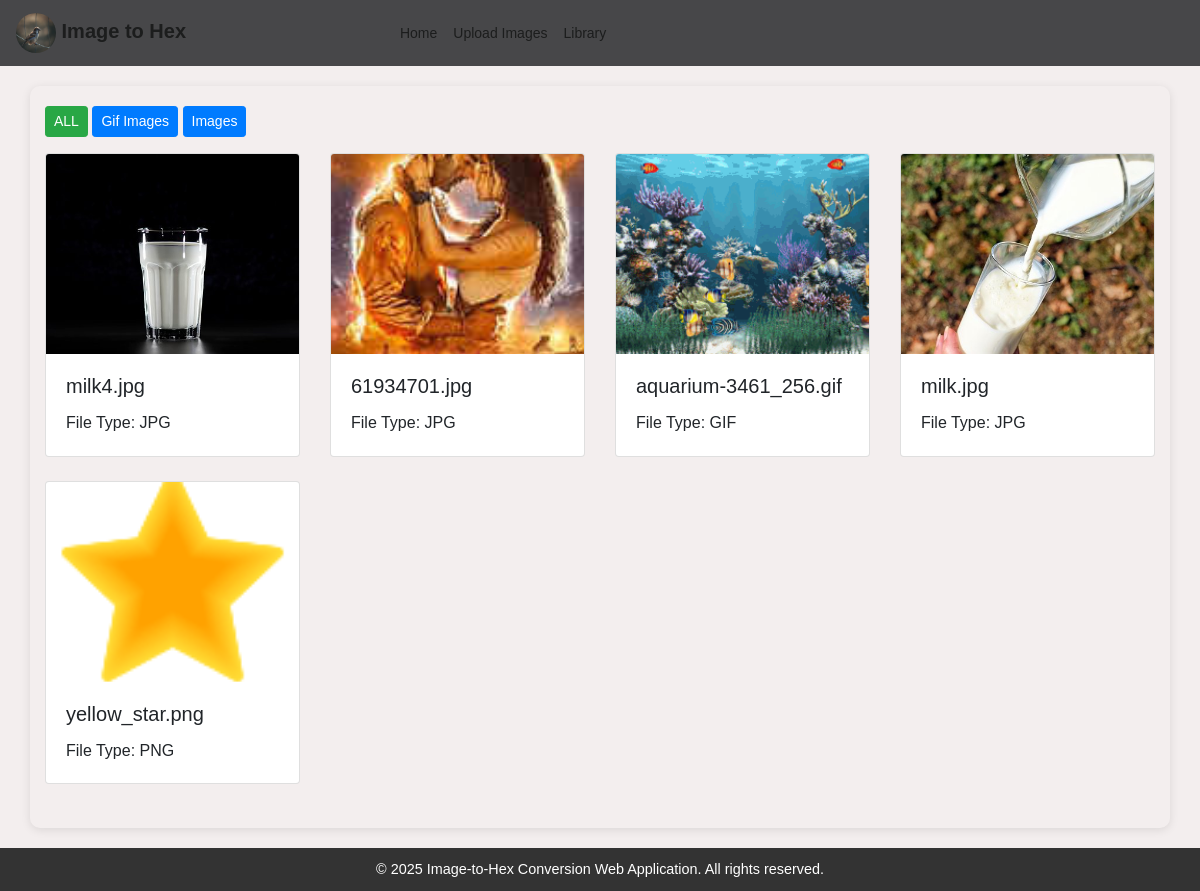
Page /admin/library.php on the committed database.
### tables this page shows
CREATE TABLE `library` (
  `lib_id` int(11) NOT NULL,
  `file_name` varchar(255) NOT NULL,
  `file_path` varchar(255) NOT NULL,
  `extension` varchar(50) NOT NULL
);

### admin/library.php (the view, shortened to what this page needs)
<?php
include '../includes/db.php';
include 'header.php';
$filter = isset($_GET['filter']) ? $_GET['filter'] : 'all';
switch ($filter) {
    default:
        $sql = "SELECT * FROM library";
        break;
}
$result = $conn->query($sql);
?>
<main class="container">
    <div class="mb-3">
        <a href="?filter=all" class="btn btn-sm btn-success">ALL</a>
        <a href="?filter=gif" class="btn btn-sm btn-primary">Gif Images</a>
        <a href="?filter=images" class="btn btn-sm btn-primary">Images</a>
    </div>
    <div class="row">
        <?php
        if ($result->num_rows > 0) {
            while ($row = $result->fetch_assoc()) {
                $file_name = htmlspecialchars($row['file_name']);
                $file_path = htmlspecialchars($row['file_path']);
                $extension = htmlspecialchars($row['extension']);
        ?>
                <div class="col-md-3 mb-4">
                    <div class="card h-100">
                        <img src="<?php echo $file_path; ?>" class="card-img-top" alt="<?php echo $file_name; ?>" style="height: 200px; object-fit: cover;">
                        <div class="card-body">
                            <h5 class="card-title"><?php echo $file_name; ?></h5>
                            <p class="card-text">File Type: <?php echo strtoupper($extension); ?></p>
                        </div>
                    </div>
                </div>
        <?php
            }
        } else {
            echo '<p class="text-center">No images found.</p>';
        }
        ?>
    </div>
</main>
<?php include 'footer.php'; ?>

### styles.css (style rules this page uses)
body, h1, h2, h3, p, ul, ol, li { margin: 0; padding: 0; box-sizing: border-box; }
body { font-family: Arial, sans-serif; line-height: 1.6; color: #333; background: #f3eeee; display: flex; flex-direction: column; min-height: 100vh; margin: 0; }
main { flex: 1; padding: 20px; border-radius: 10px; box-shadow: 0 2px 10px rgba(0, 0, 0, 0.1); margin: 0 auto; }

### rows in the picture
library: file_path+file_name (picture), file_name "milk4.jpg", extension "JPG"
library: file_path+file_name (picture), file_name "61934701.jpg", extension "JPG"
library: file_path+file_name (picture), file_name "aquarium-3461_256.gif", extension "GIF"
library: file_path+file_name (picture), file_name "milk.jpg", extension "JPG"
library: file_path+file_name (picture), file_name "yellow_star.png", extension "PNG"
